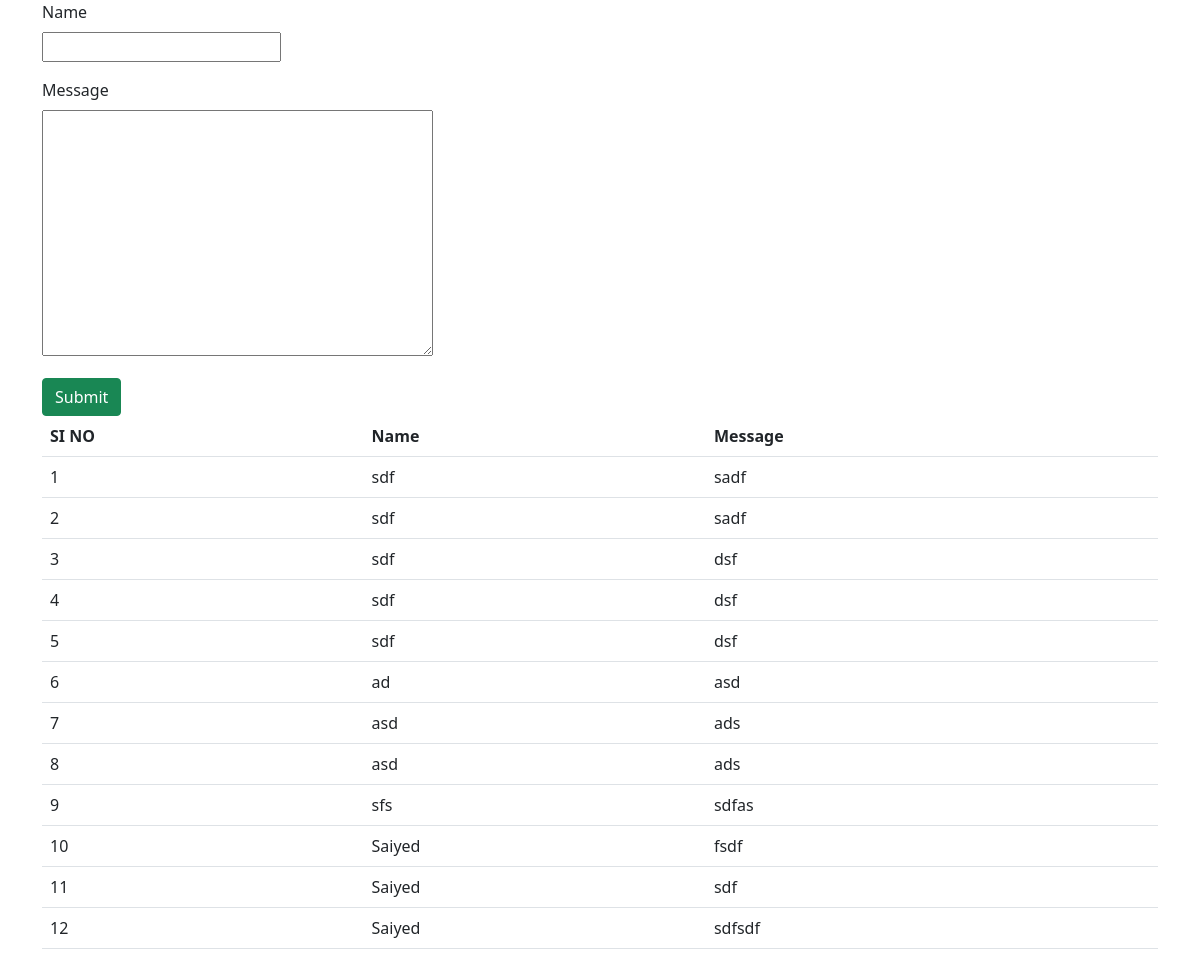
The page / on the database its author committed.
### user/models.py (models this page shows, shortened)
class User(models.Model):
    name = models.CharField(max_length=50)
    message = models.TextField(max_length=300)

### user/views.py (the view)
# urls.py: path('', views.profile, name='profile')
def profile(request):
    if request.method == 'POST':
        form = Userform(request.POST or None)
        if form.is_valid():
            form.save()
            return HttpResponseRedirect('/')
    else:
        form = Userform()
    table = User.objects.all()
    context = {
        'form':form,
        'table':table
    }
    return render(request, 'user/profile.html', context=context)

### user/forms/user.py
class Userform(forms.ModelForm):
    class Meta:
        model = User
        fields = '__all__'

### templates/user/profile.html (shortened to what this page needs)
<!doctype html>
<html lang="en">
<head>
    <link href="https://cdn.jsdelivr.net/npm/bootstrap@5.1.1/dist/css/bootstrap.min.css" rel="stylesheet"
>
</head>
<body>
    <div class='container'>
        <form method="POST">
  <div class="mb-3">
  <label for="{{form.name.id_for_label}}" class="form-label">{{form.name.label}}</label>
  <br>
  {{form.name}}
</div>
<div class="mb-3">
  <label for="{{form.message.id_for_label}}" class="form-label">{{form.message.label}}</label>
  <br>
  {{form.message}}
</div>
        <button type='submit' class="btn btn-success">Submit</button>
        </div>
    <div class='container'>
        <table class="table bordertable">
        <tr>
           <th>SI NO</th>
           <th>Name</th>
           <th>Message</th>
        </tr>
        {% for item in table %}
            <tr>
                <td>{{forloop.counter}}</td>
                <td>{{item.name}} </td>
                <td>{{item.message}} </td>
            </tr>
        {% endfor %}
        </table>
</body>
</html>

### rows shown on the page
User: name "sdf", message "sadf"
User: name "sdf", message "sadf"
User: name "sdf", message "dsf"
User: name "sdf", message "dsf"
User: name "sdf", message "dsf"
User: name "ad", message "asd"
User: name "asd", message "ads"
User: name "asd", message "ads"
User: name "sfs", message "sdfas"
User: name "Saiyed", message "fsdf"
User: name "Saiyed", message "sdf"
User: name "Saiyed", message "sdfsdf"
